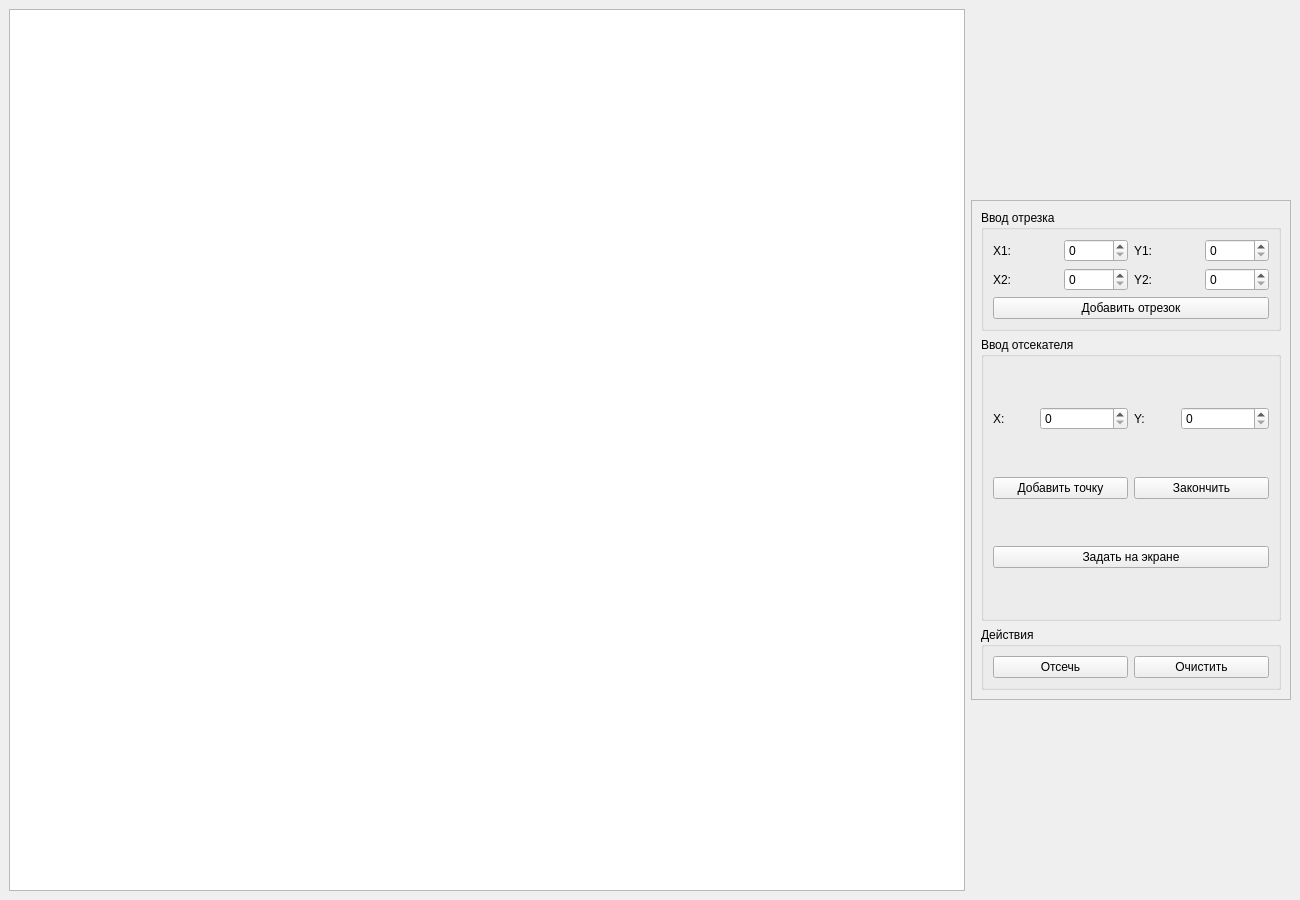
<?xml version="1.0" encoding="UTF-8"?>
<ui version="4.0">
 <class>MainWindow</class>
 <widget class="QMainWindow" name="MainWindow">
  <property name="geometry">
   <rect>
    <x>0</x>
    <y>0</y>
    <width>1300</width>
    <height>900</height>
   </rect>
  </property>
  <property name="sizePolicy">
   <sizepolicy hsizetype="Minimum" vsizetype="Minimum">
    <horstretch>0</horstretch>
    <verstretch>0</verstretch>
   </sizepolicy>
  </property>
  <property name="minimumSize">
   <size>
    <width>995</width>
    <height>634</height>
   </size>
  </property>
  <property name="maximumSize">
   <size>
    <width>16777215</width>
    <height>16777215</height>
   </size>
  </property>
  <property name="windowTitle">
   <string>KG-8</string>
  </property>
  <widget class="QWidget" name="centralwidget">
   <layout class="QHBoxLayout" name="horizontalLayout">
    <item>
     <widget class="QGraphicsView" name="mainview">
      <property name="enabled">
       <bool>true</bool>
      </property>
      <property name="sizePolicy">
       <sizepolicy hsizetype="Preferred" vsizetype="Preferred">
        <horstretch>0</horstretch>
        <verstretch>0</verstretch>
       </sizepolicy>
      </property>
      <property name="minimumSize">
       <size>
        <width>600</width>
        <height>602</height>
       </size>
      </property>
      <property name="maximumSize">
       <size>
        <width>16777215</width>
        <height>16777215</height>
       </size>
      </property>
     </widget>
    </item>
    <item>
     <widget class="QFrame" name="frame">
      <property name="minimumSize">
       <size>
        <width>0</width>
        <height>0</height>
       </size>
      </property>
      <property name="maximumSize">
       <size>
        <width>320</width>
        <height>500</height>
       </size>
      </property>
      <property name="mouseTracking">
       <bool>false</bool>
      </property>
      <property name="frameShape">
       <enum>QFrame::StyledPanel</enum>
      </property>
      <property name="frameShadow">
       <enum>QFrame::Raised</enum>
      </property>
      <layout class="QVBoxLayout" name="verticalLayout">
       <item>
        <widget class="QGroupBox" name="groupBox_2">
         <property name="title">
          <string>Ввод отрезка</string>
         </property>
         <layout class="QGridLayout">
          <property name="sizeConstraint">
           <enum>QLayout::SetMinAndMaxSize</enum>
          </property>
          <item row="2" column="3">
           <widget class="QSpinBox" name="y_2">
            <property name="maximum">
             <number>880</number>
            </property>
           </widget>
          </item>
          <item row="2" column="0">
           <widget class="QLabel" name="label_5">
            <property name="text">
             <string>X2:</string>
            </property>
           </widget>
          </item>
          <item row="2" column="1">
           <widget class="QSpinBox" name="x_2">
            <property name="maximum">
             <number>940</number>
            </property>
           </widget>
          </item>
          <item row="3" column="0" colspan="4">
           <widget class="QPushButton" name="but_add_line">
            <property name="enabled">
             <bool>true</bool>
            </property>
            <property name="sizePolicy">
             <sizepolicy hsizetype="Preferred" vsizetype="Fixed">
              <horstretch>0</horstretch>
              <verstretch>0</verstretch>
             </sizepolicy>
            </property>
            <property name="styleSheet">
             <string notr="true"/>
            </property>
            <property name="text">
             <string>Добавить отрезок</string>
            </property>
           </widget>
          </item>
          <item row="0" column="3">
           <widget class="QSpinBox" name="y_1">
            <property name="maximum">
             <number>880</number>
            </property>
           </widget>
          </item>
          <item row="2" column="2">
           <widget class="QLabel" name="label_6">
            <property name="text">
             <string>Y2:</string>
            </property>
           </widget>
          </item>
          <item row="0" column="2">
           <widget class="QLabel" name="label_2">
            <property name="text">
             <string>Y1:</string>
            </property>
           </widget>
          </item>
          <item row="0" column="0">
           <widget class="QLabel" name="label">
            <property name="text">
             <string>X1:</string>
            </property>
           </widget>
          </item>
          <item row="0" column="1">
           <widget class="QSpinBox" name="x_1">
            <property name="sizePolicy">
             <sizepolicy hsizetype="Minimum" vsizetype="Fixed">
              <horstretch>0</horstretch>
              <verstretch>0</verstretch>
             </sizepolicy>
            </property>
            <property name="maximum">
             <number>940</number>
            </property>
           </widget>
          </item>
         </layout>
        </widget>
       </item>
       <item>
        <widget class="QGroupBox" name="groupBox_4">
         <property name="title">
          <string>Ввод отсекателя</string>
         </property>
         <layout class="QGridLayout" name="gridLayout_3">
          <item row="0" column="0">
           <widget class="QLabel" name="label_3">
            <property name="text">
             <string>X:</string>
            </property>
           </widget>
          </item>
          <item row="4" column="0" colspan="6">
           <widget class="QPushButton" name="but_choose_cutter">
            <property name="text">
             <string>Задать на экране</string>
            </property>
           </widget>
          </item>
          <item row="3" column="0" colspan="3">
           <widget class="QPushButton" name="but_add_cutter">
            <property name="text">
             <string>Добавить точку</string>
            </property>
           </widget>
          </item>
          <item row="0" column="3">
           <widget class="QLabel" name="label_4">
            <property name="text">
             <string>Y:</string>
            </property>
           </widget>
          </item>
          <item row="0" column="1" colspan="2">
           <widget class="QSpinBox" name="x_k">
            <property name="maximum">
             <number>940</number>
            </property>
           </widget>
          </item>
          <item row="3" column="3" colspan="3">
           <widget class="QPushButton" name="but_end_cutter">
            <property name="text">
             <string>Закончить</string>
            </property>
           </widget>
          </item>
          <item row="0" column="4" colspan="2">
           <widget class="QSpinBox" name="y_k">
            <property name="maximum">
             <number>880</number>
            </property>
           </widget>
          </item>
         </layout>
        </widget>
       </item>
       <item>
        <widget class="QGroupBox" name="groupBox_3">
         <property name="sizePolicy">
          <sizepolicy hsizetype="Preferred" vsizetype="Maximum">
           <horstretch>0</horstretch>
           <verstretch>0</verstretch>
          </sizepolicy>
         </property>
         <property name="title">
          <string>Действия</string>
         </property>
         <layout class="QGridLayout" name="gridLayout_2">
          <item row="0" column="1">
           <widget class="QPushButton" name="but_clear">
            <property name="text">
             <string>Очистить</string>
            </property>
           </widget>
          </item>
          <item row="0" column="0">
           <widget class="QPushButton" name="but_cut">
            <property name="text">
             <string>Отсечь</string>
            </property>
           </widget>
          </item>
         </layout>
        </widget>
       </item>
      </layout>
     </widget>
    </item>
   </layout>
  </widget>
 </widget>
 <tabstops>
  <tabstop>but_add_line</tabstop>
  <tabstop>but_add_cutter</tabstop>
  <tabstop>but_cut</tabstop>
  <tabstop>but_clear</tabstop>
  <tabstop>mainview</tabstop>
 </tabstops>
 <resources/>
 <connections/>
</ui>
